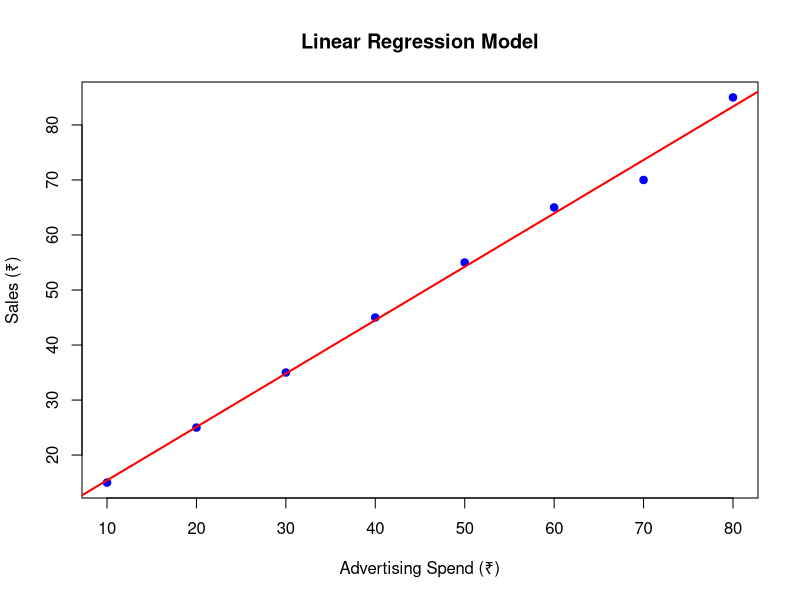

Recreate this plot in R.
# Example data
advertising <- c(10, 20, 30, 40, 50, 60, 70, 80)
sales <- c(15, 25, 35, 45, 55, 65, 70, 85)

data <- data.frame(advertising, sales)
print(data)


# Build the linear regression model
model <- lm(sales ~ advertising, data = data)

# Display model summary
summary(model)


# New test data
new_data <- data.frame(advertising = 90)

# Predict sales
predicted_sales <- predict(model, new_data)
print(predicted_sales)


# Plot the data points
plot(data$advertising, data$sales,
     col = "blue", pch = 19,
     xlab = "Advertising Spend (₹)",
     ylab = "Sales (₹)",
     main = "Linear Regression Model")

# Add the regression line
abline(model, col = "red", lwd = 2)
